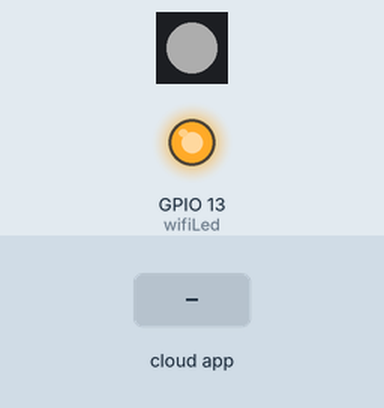
Simulated run of this sketch. Board: ESP32. Shown: 1 RGB LEDs in strip order, left to right, output pins drawn as LEDs (lit = HIGH). Inputs (shaded band) come from the test bench. Dim RGB values are drawn brighter than linear; WiFi joins after 1.5 s; servers stay silent unless stated; what the sketch prints to the serial monitor is not drawn.

Above: at 3.2 s.
3.3 s: the phone or cloud app sets RGB.LED to 0
At 3.6 s:
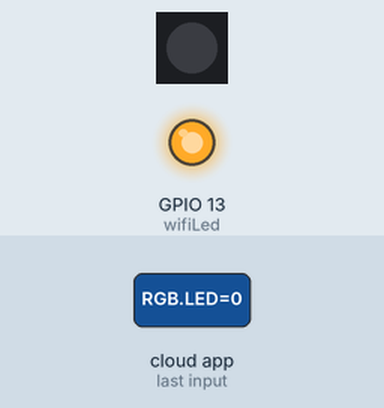
4.8 s: the phone or cloud app sets RGB.LED to 64
At 6.0 s:
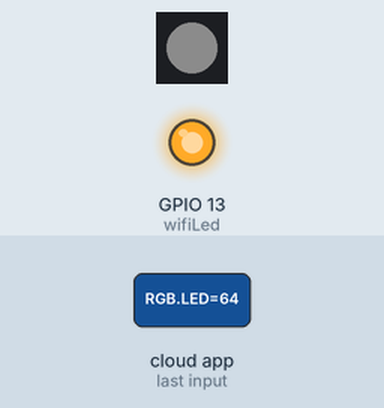
Timing chart, 0 to 7.8 s (numbered marks = the images above; inputs shaded):
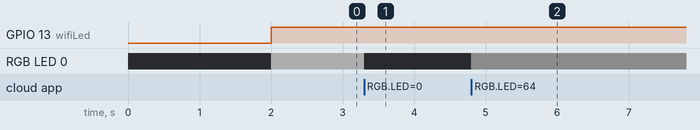

Measured:
- after the input at 3.3 s, RGB LED 0: RGB(50, 50, 50) → off at once
- after the input at 4.8 s, RGB LED 0: off → RGB(12, 12, 12) at once

The sketch:

Alexa_ESP32_COMMON_CATHODE_RGB.ino
```cpp
#include <WiFi.h>
#include <Espalexa.h>
#include <Adafruit_NeoPixel.h>

#define RGB_PIN_RED    15  // D15
#define RGB_PIN_GREEN  2   // D2
#define RGB_PIN_BLUE   4   // D4
#define RGB_LED_COUNT  1   // Number of RGB LEDs

#define wifiLed        13  // D13

Adafruit_NeoPixel rgbLed = Adafruit_NeoPixel(RGB_LED_COUNT, RGB_PIN_RED, NEO_GRB + NEO_KHZ800);
Espalexa espalexa;

// WiFi Credentials
const char* ssid = "RNDROBOKART";
const char* password = "ROBOKART@321";

// Device name for Alexa
String Device_RGB_Name = "RGB LED";

boolean wifiConnected = false;

void connectWiFi() {
  Serial.println("Connecting to WiFi...");
  WiFi.begin(ssid, password);

  while (WiFi.status() != WL_CONNECTED) {
    delay(1000);
    Serial.println("Connecting to WiFi...");
  }

  Serial.println("Connected to WiFi");
}

void setColor(uint8_t red, uint8_t green, uint8_t blue) {
  rgbLed.fill(rgbLed.Color(red, green, blue), 0, RGB_LED_COUNT);
  rgbLed.show();
}

void rgbLightChanged(uint8_t brightness) {
  // Convert brightness (0-255) to RGB values
  uint8_t red = map(brightness, 0, 255, 0, 255);
  uint8_t green = map(brightness, 0, 255, 0, 255);
  uint8_t blue = map(brightness, 0, 255, 0, 255);

  setColor(red, green, blue);
}

void addDevices() {
  espalexa.addDevice(Device_RGB_Name, rgbLightChanged);
  espalexa.begin();
}

void setup() {
  Serial.begin(115200);

  pinMode(wifiLed, OUTPUT);

  // Connect to WiFi
  connectWiFi();

  // Initialize RGB LED
  rgbLed.begin();
  rgbLed.setBrightness(50); // Set brightness (0 to 255)

  // Set initial color (White)
  setColor(255, 255, 255);

  // Connect to Alexa
  if (WiFi.status() == WL_CONNECTED) {
    addDevices();
    wifiConnected = true;
  }
}

void loop() {
  if (WiFi.status() != WL_CONNECTED) {
    digitalWrite(wifiLed, LOW);
  } else {
    digitalWrite(wifiLed, HIGH);

    if (wifiConnected) {
      espalexa.loop();
    } else {
      wifiConnected = true;
      addDevices();
    }
  }
}
```
